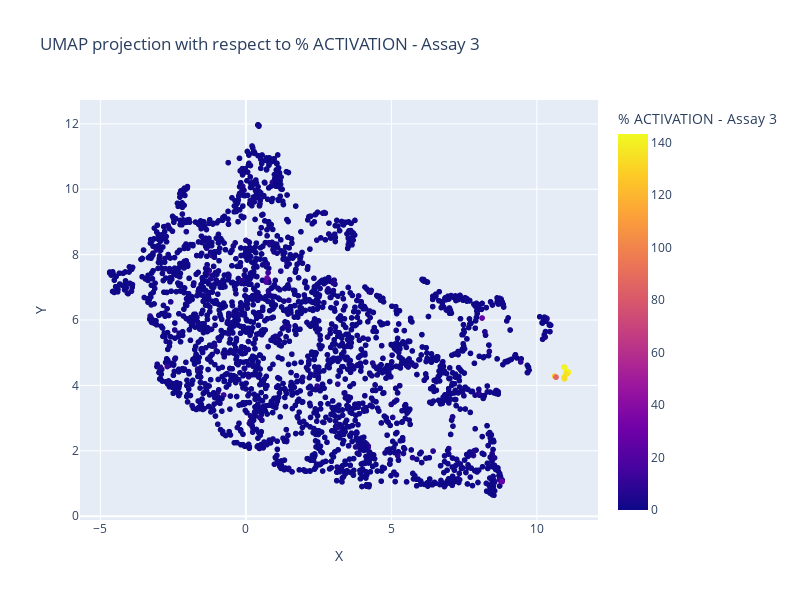
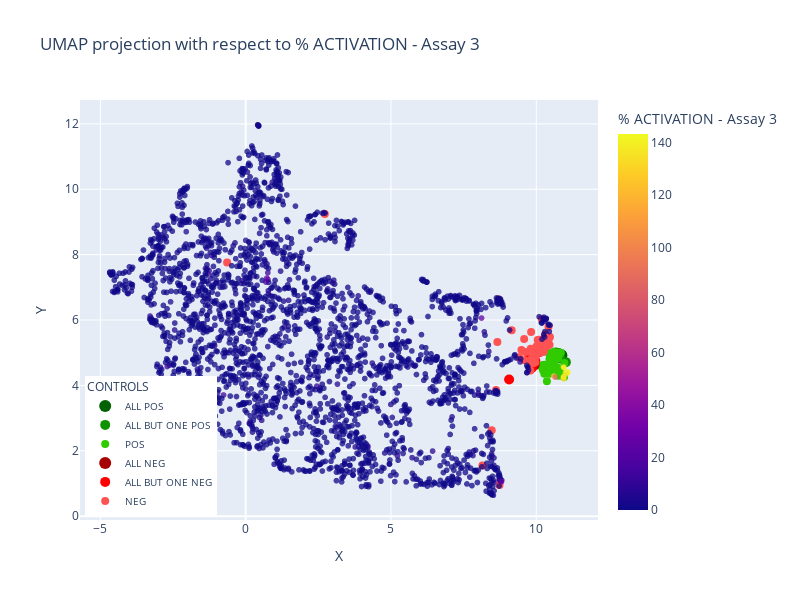

The notebook cell saved with these charts, in order:
### Code cell
fig = plot_projection_2d(compounds, '% ACTIVATION - Assay 3')
controls = split_controls_pos_neg(ctrl, 'Assay 3')
fig_controls = projection_2d_add_controls(fig, controls)

fig.show()
fig_controls.show()

### Figure 1 — Plotly figure (JSON) as saved in the notebook; plotly's stock layout.template omitted (floating-point values rounded to 4 significant figures; data arrays with more than 128 entries replaced by an {"elided": "..."} marker saying what was removed)
{"data": [{"customdata": {"elided": "2456x2 float values"}, "hovertemplate": "X=%{x:.3f}<br>Y=%{y:.3f}<br>Compound ID=%{customdata[0]}<br>% ACTIVATION - Assay 3=%{marker.color:.3f}<extra></extra>", "legendgroup": "", "marker": {"color": {"elided": "2456 float values"}, "coloraxis": "coloraxis", "symbol": "circle"}, "mode": "markers+text", "name": "", "showlegend": false, "text": {"elided": "2456 int values"}, "type": "scattergl", "x": {"elided": "2456 float values"}, "xaxis": "x", "y": {"elided": "2456 float values"}, "yaxis": "y"}], "layout": {"coloraxis": {"cmax": 143.3, "cmin": 0, "colorbar": {"title": {"text": "% ACTIVATION - Assay 3"}}, "colorscale": [[0, "#0d0887"], [0.1111, "#46039f"], [0.2222, "#7201a8"], [0.3333, "#9c179e"], [0.4444, "#bd3786"], [0.5556, "#d8576b"], [0.6667, "#ed7953"], [0.7778, "#fb9f3a"], [0.8889, "#fdca26"], [1, "#f0f921"]]}, "height": 600, "legend": {"tracegroupgap": 0}, "title": {"text": "UMAP projection with respect to % ACTIVATION - Assay 3"}, "width": 800, "xaxis": {"anchor": "y", "domain": [0, 1], "title": {"text": "X"}}, "yaxis": {"anchor": "x", "domain": [0, 1], "title": {"text": "Y"}}}}

### Figure 2 — Plotly figure (JSON) as saved in the notebook; plotly's stock layout.template omitted (floating-point values rounded to 4 significant figures; data arrays with more than 128 entries replaced by an {"elided": "..."} marker saying what was removed)
{"data": [{"customdata": {"elided": "2456x2 float values"}, "hovertemplate": "X=%{x:.3f}<br>Y=%{y:.3f}<br>Compound ID=%{customdata[0]}<br>% ACTIVATION - Assay 3=%{marker.color:.3f}<extra></extra>", "legendgroup": "", "marker": {"color": {"elided": "2456 float values"}, "coloraxis": "coloraxis", "opacity": 0.75, "symbol": "circle"}, "mode": "markers+text", "name": "", "showlegend": false, "text": {"elided": "2456 int values"}, "type": "scattergl", "x": {"elided": "2456 float values"}, "xaxis": "x", "y": {"elided": "2456 float values"}, "yaxis": "y"}, {"hovertemplate": "<b>%{text[0]}</b><br><b>%{text[1]}</b><br>X: %{x:.4f}<br>Y: %{y:.4f}<br><extra></extra>", "marker": {"color": "#006203", "size": 12}, "mode": "markers", "name": "ALL POS", "text": [["POS: Assay 1,Assay 2,Assay 3,Assay 4,Assay 5,Assay 6,Assay 7", "NEG: "]], "type": "scatter", "x": [10.86], "y": [4.921]}, {"hovertemplate": "<b>%{text[0]}</b><br><b>%{text[1]}</b><br>X: %{x:.4f}<br>Y: %{y:.4f}<br><extra></extra>", "marker": {"color": "#0f9200", "size": 10}, "mode": "markers", "name": "ALL BUT ONE POS", "text": [["POS: Assay 2,Assay 3,Assay 4,Assay 5,Assay 6,Assay 7", "NEG: Assay 1"], ["POS: Assay 1,Assay 3,Assay 4,Assay 5,Assay 6,Assay 7", "NEG: Assay 2"], ["POS: Assay 1,Assay 2,Assay 3,Assay 5,Assay 6,Assay 7", "NEG: Assay 4"], ["POS: Assay 1,Assay 2,Assay 3,Assay 4,Assay 6,Assay 7", "NEG: Assay 5"], ["POS: Assay 1,Assay 2,Assay 3,Assay 4,Assay 5,Assay 7", "NEG: Assay 6"], ["POS: Assay 1,Assay 2,Assay 3,Assay 4,Assay 5,Assay 6", "NEG: Assay 7"]], "type": "scatter", "x": [10.83, 10.57, 10.71, 11.02, 10.76, 10.66], "y": [4.826, 4.52, 4.986, 4.712, 4.991, 5.003]}, {"hovertemplate": "<b>%{text[0]}</b><br><b>%{text[1]}</b><br>X: %{x:.4f}<br>Y: %{y:.4f}<br><extra></extra>", "marker": {"color": "#30cb00", "size": 8}, "mode": "markers", "name": "POS", "text": [["POS: Assay 3", "NEG: Assay 1,Assay 2,Assay 4,Assay 5,Assay 6,Assay 7"], ["POS: Assay 3,Assay 7", "NEG: Assay 1,Assay 2,Assay 4,Assay 5,Assay 6"], ["POS: Assay 3,Assay 6", "NEG: Assay 1,Assay 2,Assay 4,Assay 5,Assay 7"], ["POS: Assay 3,Assay 6,Assay 7", "NEG: Assay 1,Assay 2,Assay 4,Assay 5"], ["POS: Assay 3,Assay 5", "NEG: Assay 1,Assay 2,Assay 4,Assay 6,Assay 7"], ["POS: Assay 3,Assay 5,Assay 7", "NEG: Assay 1,Assay 2,Assay 4,Assay 6"], ["POS: Assay 3,Assay 5,Assay 6", "NEG: Assay 1,Assay 2,Assay 4,Assay 7"], ["POS: Assay 3,Assay 5,Assay 6,Assay 7", "NEG: Assay 1,Assay 2,Assay 4"], ["POS: Assay 3,Assay 4", "NEG: Assay 1,Assay 2,Assay 5,Assay 6,Assay 7"], ["POS: Assay 3,Assay 4,Assay 7", "NEG: Assay 1,Assay 2,Assay 5,Assay 6"], ["POS: Assay 3,Assay 4,Assay 6", "NEG: Assay 1,Assay 2,Assay 5,Assay 7"], ["POS: Assay 3,Assay 4,Assay 6,Assay 7", "NEG: Assay 1,Assay 2,Assay 5"], ["POS: Assay 3,Assay 4,Assay 5", "NEG: Assay 1,Assay 2,Assay 6,Assay 7"], ["POS: Assay 3,Assay 4,Assay 5,Assay 7", "NEG: Assay 1,Assay 2,Assay 6"], ["POS: Assay 3,Assay 4,Assay 5,Assay 6", "NEG: Assay 1,Assay 2,Assay 7"], ["POS: Assay 3,Assay 4,Assay 5,Assay 6,Assay 7", "NEG: Assay 1,Assay 2"], ["POS: Assay 2,Assay 3", "NEG: Assay 1,Assay 4,Assay 5,Assay 6,Assay 7"], ["POS: Assay 2,Assay 3,Assay 7", "NEG: Assay 1,Assay 4,Assay 5,Assay 6"], ["POS: Assay 2,Assay 3,Assay 6", "NEG: Assay 1,Assay 4,Assay 5,Assay 7"], ["POS: Assay 2,Assay 3,Assay 6,Assay 7", "NEG: Assay 1,Assay 4,Assay 5"], ["POS: Assay 2,Assay 3,Assay 5", "NEG: Assay 1,Assay 4,Assay 6,Assay 7"], ["POS: Assay 2,Assay 3,Assay 5,Assay 7", "NEG: Assay 1,Assay 4,Assay 6"], ["POS: Assay 2,Assay 3,Assay 5,Assay 6", "NEG: Assay 1,Assay 4,Assay 7"], ["POS: Assay 2,Assay 3,Assay 5,Assay 6,Assay 7", "NEG: Assay 1,Assay 4"], ["POS: Assay 2,Assay 3,Assay 4", "NEG: Assay 1,Assay 5,Assay 6,Assay 7"], ["POS: Assay 2,Assay 3,Assay 4,Assay 7", "NEG: Assay 1,Assay 5,Assay 6"], ["POS: Assay 2,Assay 3,Assay 4,Assay 6", "NEG: Assay 1,Assay 5,Assay 7"], ["POS: Assay 2,Assay 3,Assay 4,Assay 6,Assay 7", "NEG: Assay 1,Assay 5"], ["POS: Assay 2,Assay 3,Assay 4,Assay 5", "NEG: Assay 1,Assay 6,Assay 7"], ["POS: Assay 2,Assay 3,Assay 4,Assay 5,Assay 7", "NEG: Assay 1,Assay 6"], ["POS: Assay 2,Assay 3,Assay 4,Assay 5,Assay 6", "NEG: Assay 1,Assay 7"], ["POS: Assay 1,Assay 3", "NEG: Assay 2,Assay 4,Assay 5,Assay 6,Assay 7"], ["POS: Assay 1,Assay 3,Assay 7", "NEG: Assay 2,Assay 4,Assay 5,Assay 6"], ["POS: Assay 1,Assay 3,Assay 6", "NEG: Assay 2,Assay 4,Assay 5,Assay 7"], ["POS: Assay 1,Assay 3,Assay 6,Assay 7", "NEG: Assay 2,Assay 4,Assay 5"], ["POS: Assay 1,Assay 3,Assay 5", "NEG: Assay 2,Assay 4,Assay 6,Assay 7"], ["POS: Assay 1,Assay 3,Assay 5,Assay 7", "NEG: Assay 2,Assay 4,Assay 6"], ["POS: Assay 1,Assay 3,Assay 5,Assay 6", "NEG: Assay 2,Assay 4,Assay 7"], ["POS: Assay 1,Assay 3,Assay 5,Assay 6,Assay 7", "NEG: Assay 2,Assay 4"], ["POS: Assay 1,Assay 3,Assay 4", "NEG: Assay 2,Assay 5,Assay 6,Assay 7"], ["POS: Assay 1,Assay 3,Assay 4,Assay 7", "NEG: Assay 2,Assay 5,Assay 6"], ["POS: Assay 1,Assay 3,Assay 4,Assay 6", "NEG: Assay 2,Assay 5,Assay 7"], ["POS: Assay 1,Assay 3,Assay 4,Assay 6,Assay 7", "NEG: Assay 2,Assay 5"], ["POS: Assay 1,Assay 3,Assay 4,Assay 5", "NEG: Assay 2,Assay 6,Assay 7"], ["POS: Assay 1,Assay 3,Assay 4,Assay 5,Assay 7", "NEG: Assay 2,Assay 6"], ["POS: Assay 1,Assay 3,Assay 4,Assay 5,Assay 6", "NEG: Assay 2,Assay 7"], ["POS: Assay 1,Assay 2,Assay 3", "NEG: Assay 4,Assay 5,Assay 6,Assay 7"], ["POS: Assay 1,Assay 2,Assay 3,Assay 7", "NEG: Assay 4,Assay 5,Assay 6"], ["POS: Assay 1,Assay 2,Assay 3,Assay 6", "NEG: Assay 4,Assay 5,Assay 7"], ["POS: Assay 1,Assay 2,Assay 3,Assay 6,Assay 7", "NEG: Assay 4,Assay 5"], ["POS: Assay 1,Assay 2,Assay 3,Assay 5", "NEG: Assay 4,Assay 6,Assay 7"], ["POS: Assay 1,Assay 2,Assay 3,Assay 5,Assay 7", "NEG: Assay 4,Assay 6"], ["POS: Assay 1,Assay 2,Assay 3,Assay 5,Assay 6", "NEG: Assay 4,Assay 7"], ["POS: Assay 1,Assay 2,Assay 3,Assay 4", "NEG: Assay 5,Assay 6,Assay 7"], ["POS: Assay 1,Assay 2,Assay 3,Assay 4,Assay 7", "NEG: Assay 5,Assay 6"], ["POS: Assay 1,Assay 2,Assay 3,Assay 4,Assay 6", "NEG: Assay 5,Assay 7"], ["POS: Assay 1,Assay 2,Assay 3,Assay 4,Assay 5", "NEG: Assay 6,Assay 7"]], "type": "scatter", "x": [10.38, 10.71, 10.39, 10.78, 10.4, 10.52, 10.28, 10.37, 10.37, 10.81, 10.46, 10.96, 10.2, 10.4, 10.23, 10.45, 10.46, 10.7, 10.46, 10.74, 10.39, 10.64, 10.48, 10.64, 10.57, 10.79, 10.65, 10.97, 10.56, 10.73, 10.49, 10.32, 10.56, 10.4, 10.7, 10.26, 10.56, 10.32, 10.64, 10.3, 10.72, 10.45, 10.82, 10.22, 10.5, 10.2, 10.52, 10.76, 10.55, 10.74, 10.5, 10.68, 10.53, 10.61, 10.85, 10.64, 10.58], "y": [4.498, 4.348, 4.498, 4.297, 4.476, 4.395, 4.357, 4.127, 4.484, 4.405, 4.449, 4.256, 4.55, 4.519, 4.463, 4.356, 4.802, 4.877, 4.821, 4.829, 5.011, 4.886, 4.905, 4.923, 4.901, 4.933, 4.77, 4.682, 4.992, 4.911, 4.868, 4.445, 4.559, 4.499, 4.436, 4.627, 4.507, 4.453, 4.46, 4.628, 4.555, 4.55, 4.441, 4.621, 4.571, 4.583, 4.806, 4.996, 4.889, 4.834, 4.9, 4.999, 4.9, 4.966, 4.997, 4.854, 5.022]}, {"hovertemplate": "<b>%{text[0]}</b><br><b>%{text[1]}</b><br>X: %{x:.4f}<br>Y: %{y:.4f}<br><extra></extra>", "marker": {"color": "#a70000", "size": 12}, "mode": "markers", "name": "ALL NEG", "text": [["POS: ", "NEG: Assay 1,Assay 2,Assay 3,Assay 4,Assay 5,Assay 6,Assay 7"]], "type": "scatter", "x": [9.909], "y": [4.63]}, {"hovertemplate": "<b>%{text[0]}</b><br><b>%{text[1]}</b><br>X: %{x:.4f}<br>Y: %{y:.4f}<br><extra></extra>", "marker": {"color": "#ff0000", "size": 10}, "mode": "markers", "name": "ALL BUT ONE NEG", "text": [["POS: Assay 7", "NEG: Assay 1,Assay 2,Assay 3,Assay 4,Assay 5,Assay 6"], ["POS: Assay 6", "NEG: Assay 1,Assay 2,Assay 3,Assay 4,Assay 5,Assay 7"], ["POS: Assay 5", "NEG: Assay 1,Assay 2,Assay 3,Assay 4,Assay 6,Assay 7"], ["POS: Assay 4", "NEG: Assay 1,Assay 2,Assay 3,Assay 5,Assay 6,Assay 7"], ["POS: Assay 2", "NEG: Assay 1,Assay 3,Assay 4,Assay 5,Assay 6,Assay 7"], ["POS: Assay 1", "NEG: Assay 2,Assay 3,Assay 4,Assay 5,Assay 6,Assay 7"]], "type": "scatter", "x": [9.065, 9.937, 9.853, 9.751, 10.12, 9.965], "y": [4.18, 4.693, 4.542, 4.844, 5.025, 4.763]}, {"hovertemplate": "<b>%{text[0]}</b><br><b>%{text[1]}</b><br>X: %{x:.4f}<br>Y: %{y:.4f}<br><extra></extra>", "marker": {"color": "#ff5252", "size": 8}, "mode": "markers", "name": "NEG", "text": [["POS: Assay 6,Assay 7", "NEG: Assay 1,Assay 2,Assay 3,Assay 4,Assay 5"], ["POS: Assay 5,Assay 7", "NEG: Assay 1,Assay 2,Assay 3,Assay 4,Assay 6"], ["POS: Assay 5,Assay 6", "NEG: Assay 1,Assay 2,Assay 3,Assay 4,Assay 7"], ["POS: Assay 5,Assay 6,Assay 7", "NEG: Assay 1,Assay 2,Assay 3,Assay 4"], ["POS: Assay 4,Assay 7", "NEG: Assay 1,Assay 2,Assay 3,Assay 5,Assay 6"], ["POS: Assay 4,Assay 6", "NEG: Assay 1,Assay 2,Assay 3,Assay 5,Assay 7"], ["POS: Assay 4,Assay 6,Assay 7", "NEG: Assay 1,Assay 2,Assay 3,Assay 5"], ["POS: Assay 4,Assay 5", "NEG: Assay 1,Assay 2,Assay 3,Assay 6,Assay 7"], ["POS: Assay 4,Assay 5,Assay 7", "NEG: Assay 1,Assay 2,Assay 3,Assay 6"], ["POS: Assay 4,Assay 5,Assay 6", "NEG: Assay 1,Assay 2,Assay 3,Assay 7"], ["POS: Assay 4,Assay 5,Assay 6,Assay 7", "NEG: Assay 1,Assay 2,Assay 3"], ["POS: Assay 2,Assay 7", "NEG: Assay 1,Assay 3,Assay 4,Assay 5,Assay 6"], ["POS: Assay 2,Assay 6", "NEG: Assay 1,Assay 3,Assay 4,Assay 5,Assay 7"], ["POS: Assay 2,Assay 6,Assay 7", "NEG: Assay 1,Assay 3,Assay 4,Assay 5"], ["POS: Assay 2,Assay 5", "NEG: Assay 1,Assay 3,Assay 4,Assay 6,Assay 7"], ["POS: Assay 2,Assay 5,Assay 7", "NEG: Assay 1,Assay 3,Assay 4,Assay 6"], ["POS: Assay 2,Assay 5,Assay 6", "NEG: Assay 1,Assay 3,Assay 4,Assay 7"], ["POS: Assay 2,Assay 5,Assay 6,Assay 7", "NEG: Assay 1,Assay 3,Assay 4"], ["POS: Assay 2,Assay 4", "NEG: Assay 1,Assay 3,Assay 5,Assay 6,Assay 7"], ["POS: Assay 2,Assay 4,Assay 7", "NEG: Assay 1,Assay 3,Assay 5,Assay 6"], ["POS: Assay 2,Assay 4,Assay 6", "NEG: Assay 1,Assay 3,Assay 5,Assay 7"], ["POS: Assay 2,Assay 4,Assay 6,Assay 7", "NEG: Assay 1,Assay 3,Assay 5"], ["POS: Assay 2,Assay 4,Assay 5", "NEG: Assay 1,Assay 3,Assay 6,Assay 7"], ["POS: Assay 2,Assay 4,Assay 5,Assay 7", "NEG: Assay 1,Assay 3,Assay 6"], ["POS: Assay 2,Assay 4,Assay 5,Assay 6", "NEG: Assay 1,Assay 3,Assay 7"], ["POS: Assay 2,Assay 4,Assay 5,Assay 6,Assay 7", "NEG: Assay 1,Assay 3"], ["POS: Assay 1,Assay 7", "NEG: Assay 2,Assay 3,Assay 4,Assay 5,Assay 6"], ["POS: Assay 1,Assay 6", "NEG: Assay 2,Assay 3,Assay 4,Assay 5,Assay 7"], ["POS: Assay 1,Assay 6,Assay 7", "NEG: Assay 2,Assay 3,Assay 4,Assay 5"], ["POS: Assay 1,Assay 5", "NEG: Assay 2,Assay 3,Assay 4,Assay 6,Assay 7"], ["POS: Assay 1,Assay 5,Assay 7", "NEG: Assay 2,Assay 3,Assay 4,Assay 6"], ["POS: Assay 1,Assay 5,Assay 6", "NEG: Assay 2,Assay 3,Assay 4,Assay 7"], ["POS: Assay 1,Assay 5,Assay 6,Assay 7", "NEG: Assay 2,Assay 3,Assay 4"], ["POS: Assay 1,Assay 4", "NEG: Assay 2,Assay 3,Assay 5,Assay 6,Assay 7"], ["POS: Assay 1,Assay 4,Assay 7", "NEG: Assay 2,Assay 3,Assay 5,Assay 6"], ["POS: Assay 1,Assay 4,Assay 6", "NEG: Assay 2,Assay 3,Assay 5,Assay 7"], ["POS: Assay 1,Assay 4,Assay 6,Assay 7", "NEG: Assay 2,Assay 3,Assay 5"], ["POS: Assay 1,Assay 4,Assay 5", "NEG: Assay 2,Assay 3,Assay 6,Assay 7"], ["POS: Assay 1,Assay 4,Assay 5,Assay 7", "NEG: Assay 2,Assay 3,Assay 6"], ["POS: Assay 1,Assay 4,Assay 5,Assay 6", "NEG: Assay 2,Assay 3,Assay 7"], ["POS: Assay 1,Assay 4,Assay 5,Assay 6,Assay 7", "NEG: Assay 2,Assay 3"], ["POS: Assay 1,Assay 2", "NEG: Assay 3,Assay 4,Assay 5,Assay 6,Assay 7"], ["POS: Assay 1,Assay 2,Assay 7", "NEG: Assay 3,Assay 4,Assay 5,Assay 6"], ["POS: Assay 1,Assay 2,Assay 6", "NEG: Assay 3,Assay 4,Assay 5,Assay 7"], ["POS: Assay 1,Assay 2,Assay 6,Assay 7", "NEG: Assay 3,Assay 4,Assay 5"], ["POS: Assay 1,Assay 2,Assay 5", "NEG: Assay 3,Assay 4,Assay 6,Assay 7"], ["POS: Assay 1,Assay 2,Assay 5,Assay 7", "NEG: Assay 3,Assay 4,Assay 6"], ["POS: Assay 1,Assay 2,Assay 5,Assay 6", "NEG: Assay 3,Assay 4,Assay 7"], ["POS: Assay 1,Assay 2,Assay 5,Assay 6,Assay 7", "NEG: Assay 3,Assay 4"], ["POS: Assay 1,Assay 2,Assay 4", "NEG: Assay 3,Assay 5,Assay 6,Assay 7"], ["POS: Assay 1,Assay 2,Assay 4,Assay 7", "NEG: Assay 3,Assay 5,Assay 6"], ["POS: Assay 1,Assay 2,Assay 4,Assay 6", "NEG: Assay 3,Assay 5,Assay 7"], ["POS: Assay 1,Assay 2,Assay 4,Assay 6,Assay 7", "NEG: Assay 3,Assay 5"], ["POS: Assay 1,Assay 2,Assay 4,Assay 5", "NEG: Assay 3,Assay 6,Assay 7"], ["POS: Assay 1,Assay 2,Assay 4,Assay 5,Assay 7", "NEG: Assay 3,Assay 6"], ["POS: Assay 1,Assay 2,Assay 4,Assay 5,Assay 6", "NEG: Assay 3,Assay 7"], ["POS: Assay 1,Assay 2,Assay 4,Assay 5,Assay 6,Assay 7", "NEG: Assay 3"]], "type": "scatter", "x": [9.153, 8.466, 9.798, 8.735, 8.661, 9.489, 8.708, 9.809, 8.614, 9.408, -0.6392, 10.24, 10.12, 10.05, 10.17, 10.39, 10.19, 10.34, 10.08, 10.15, 10.0, 9.823, 10.2, 10.31, 10.09, 10.19, 9.904, 9.972, 9.807, 9.904, 9.889, 9.965, 8.145, 9.862, 9.627, 9.853, 9.582, 9.866, 9.601, 9.871, 2.723, 10.13, 10.31, 10.24, 10.27, 10.26, 10.46, 10.25, 10.47, 10.27, 10.3, 10.35, 10.29, 10.25, 10.44, 10.29, 10.42], "y": [5.685, 2.626, 4.454, 0.9529, 5.331, 5.084, 6.63, 4.76, 3.862, 4.86, 7.759, 5.258, 5.092, 5.388, 5.117, 5.31, 5.104, 5.368, 5.174, 5.336, 5.187, 5.633, 5.24, 5.563, 5.399, 6.029, 4.884, 4.844, 5.118, 4.699, 4.677, 4.707, 1.547, 4.89, 5.02, 5.007, 5.42, 4.776, 4.767, 4.761, 9.241, 5.01, 5.22, 5.032, 5.273, 5.033, 5.24, 5.11, 5.483, 5.129, 5.308, 5.188, 5.459, 5.192, 5.431, 5.258, 5.804]}], "layout": {"coloraxis": {"cmax": 143.3, "cmin": 0, "colorbar": {"title": {"text": "% ACTIVATION - Assay 3"}}, "colorscale": [[0, "#0d0887"], [0.1111, "#46039f"], [0.2222, "#7201a8"], [0.3333, "#9c179e"], [0.4444, "#bd3786"], [0.5556, "#d8576b"], [0.6667, "#ed7953"], [0.7778, "#fb9f3a"], [0.8889, "#fdca26"], [1, "#f0f921"]]}, "height": 600, "legend": {"font": {"size": 10}, "title": {"text": "CONTROLS"}, "tracegroupgap": 0, "x": 0.01, "xanchor": "left", "y": 0.01, "yanchor": "bottom"}, "title": {"text": "UMAP projection with respect to % ACTIVATION - Assay 3"}, "width": 800, "xaxis": {"anchor": "y", "domain": [0, 1], "title": {"text": "X"}}, "yaxis": {"anchor": "x", "domain": [0, 1], "title": {"text": "Y"}}}}
